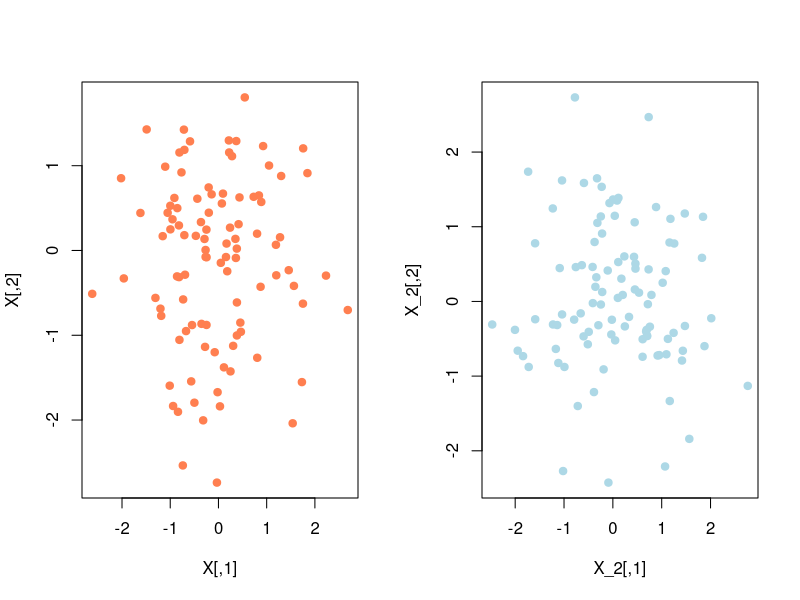
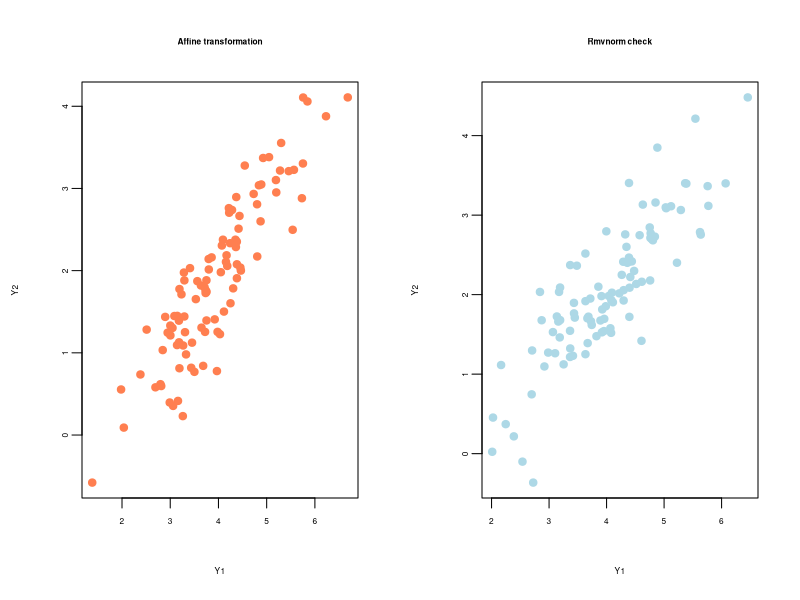
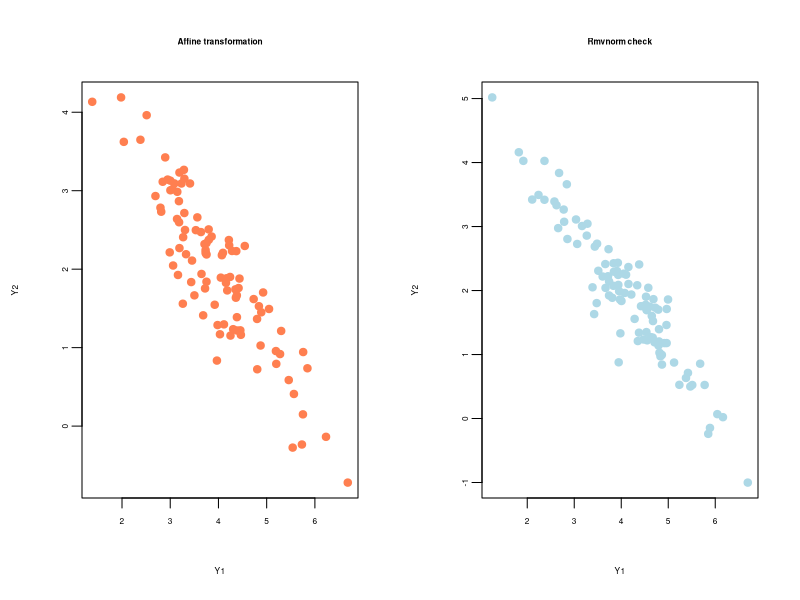
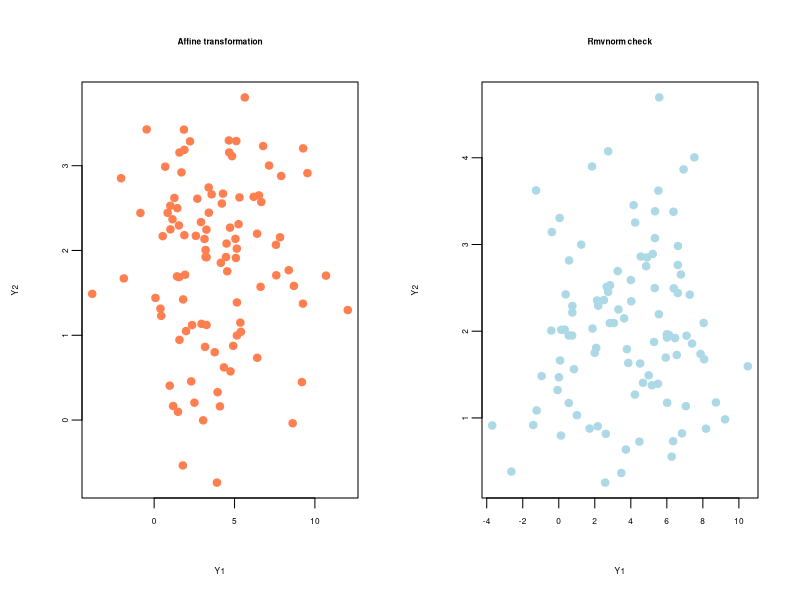
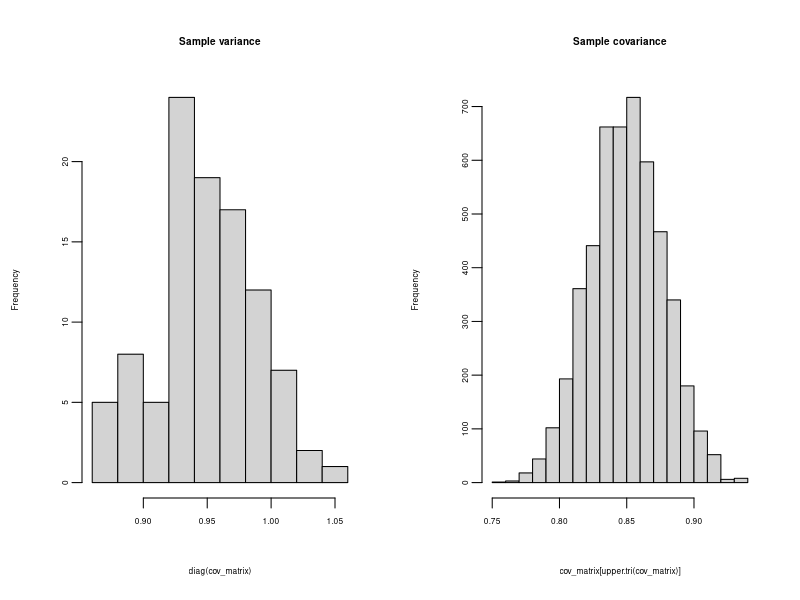

Reproduce these figures in R, in order.
## ---- chunk 1
knitr::opts_chunk$set(echo = TRUE)
library(mvtnorm)
## ---- chunk 2
set.seed(9)
par(mfrow = c(1,2))
X = matrix(rnorm(100 * 2, 0, 1), ncol = 2)
plot(X, pch = 19, col = 'coral')
X_2 = rmvnorm(100, mean=c(0,0), sigma = diag(2))
plot(X_2, pch = 19, col = 'lightblue')
## ---- chunk 3
affine_transformation =  function(X, A, b) {
  return(A %*% X + b)
}

apply_and_plot = function(X, Sigma, b) {
  par(mfrow = c(1,2), mgp=c(3,0.5,0),mar=c(5,4,4,2)+0.1)
  # chol finds an upper traingular matrix, so we have to transpose it
  A = t(chol(Sigma)) # Sigma = AA^T
  
  # Apply an affine transformation to the original cloud of points
  Y = t(apply(X, MARGIN = 1, FUN = affine_transformation, A = A, b = b))
  plot(Y, xlab = "Y1", ylab = "Y2", pch=19, 
       cex.main = 0.5, cex.lab = 0.5, cex.axis = 0.5,
       col="coral", main = "Affine transformation")
  
  # Check the results using the rmvnorm function
  Y_check = rmvnorm(n=100, mean = b, sigma = Sigma)
  plot(Y_check, xlab = "Y1", ylab = "Y2", pch=19,  
       cex.main = 0.5, cex.lab = 0.5, cex.axis = 0.5,
       col="lightblue", main = "Rmvnorm check")
}

S_a = matrix(c(1, 0.9,  0.9, 1), nrow = 2, byrow = TRUE)
b = c(4, 2)
apply_and_plot(X, S_a, b)
## ---- chunk 4
S_b = matrix(c(1, -0.9,  -0.9, 1), nrow = 2, byrow = TRUE)
b = c(4, 2)
apply_and_plot(X, S_b, b)
## ---- chunk 5
S_c = matrix(c(9, 0,  0, 1), nrow = 2, byrow = TRUE)
b = c(4, 2)
apply_and_plot(X, S_c, b)
## ---- chunk 6
X = matrix(rnorm(200 * 100, 0, 1), ncol = 100)
Sigma = diag(nrow = 100, ncol = 100)
Sigma[lower.tri(Sigma)] = 0.9
Sigma[upper.tri(Sigma)] = 0.9
# We don't transpose because the transformation is XA
A = chol(Sigma)
X_tilde = X %*% A

cov_matrix = cov(X_tilde)
par(mfrow = c(1,2))
hist(diag(cov_matrix),
     cex.main = 0.6, cex.lab = 0.5, cex.axis = 0.5,
     main = "Sample variance")
hist(cov_matrix[upper.tri(cov_matrix)],
     cex.main = 0.6, cex.lab = 0.5, cex.axis = 0.5,
     main = "Sample covariance")
mean(diag(cov_matrix))
mean(cov_matrix[upper.tri(cov_matrix)])
